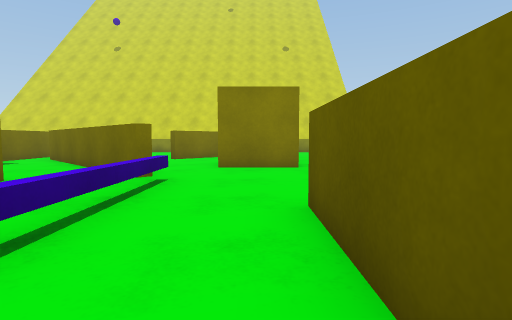
[1] (above)

17 first-person views from a walk through a 3-D level made in the Unity game engine. The camera is 0.72 m above the floor, tilts 4° down and sees 80° across. The floor is counted in squares, 1 m on a side. Each view is taken from the middle of a square. On the plan, view 1 faces up. The plan holds only what a view shows up to about 10 squares ahead; the rest is blank. The place goes on beyond the plan. The player is left out.

[2]
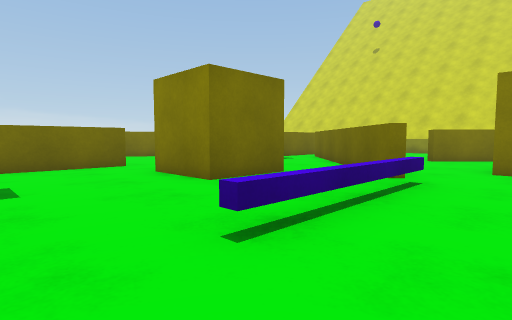

[3]
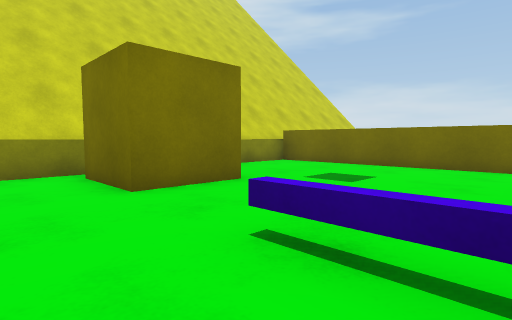

[4]
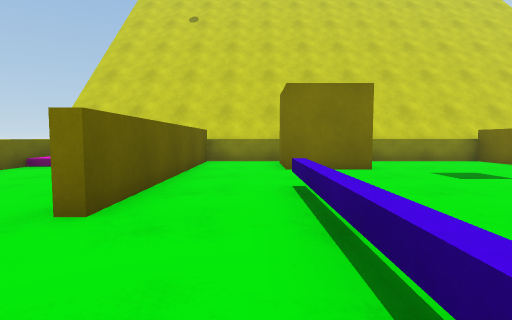

[5]
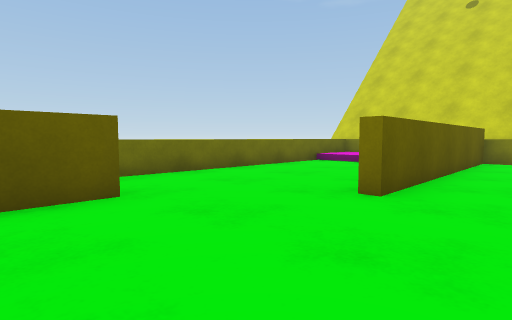

[6]
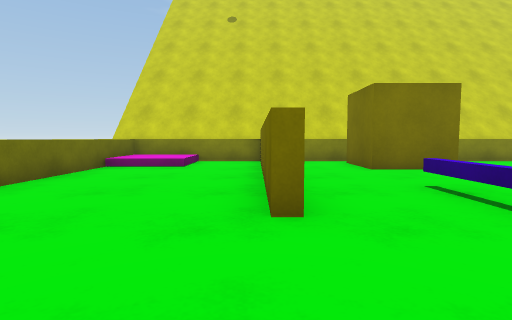

[7]
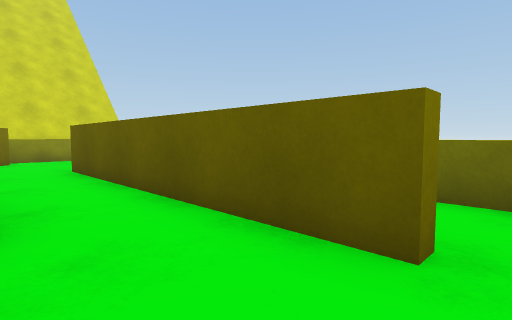

[8]
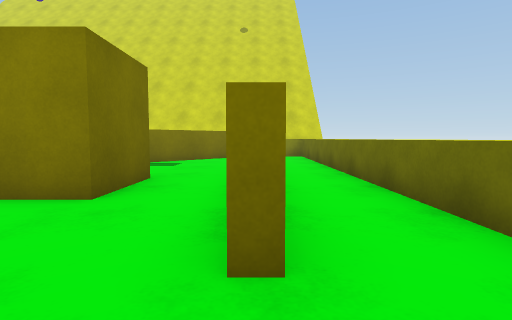

[9]
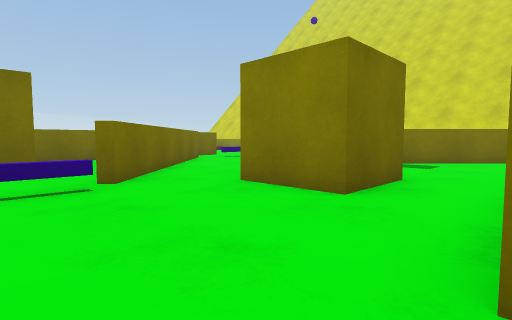

[10]
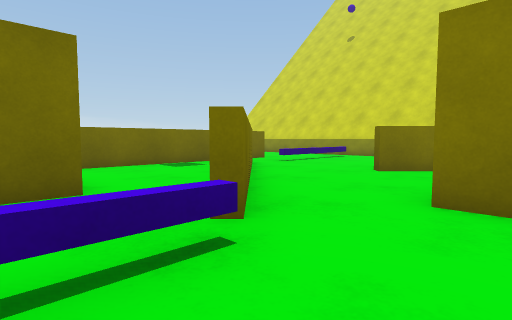

[11]
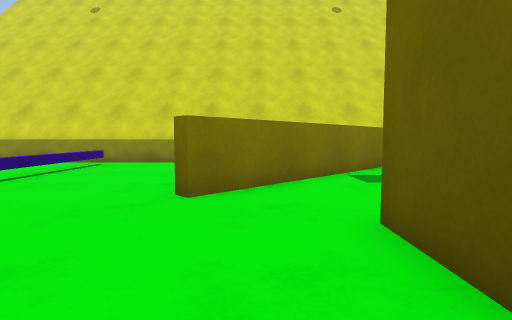

[12]
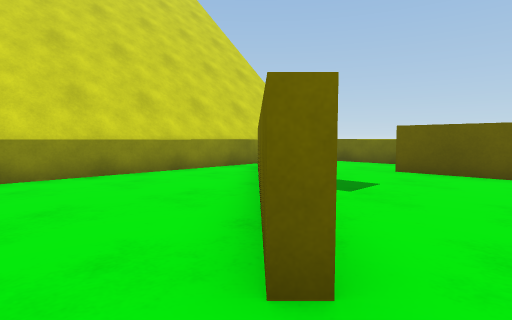

[13]
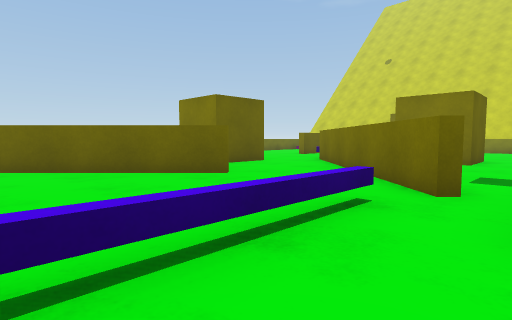

[14]
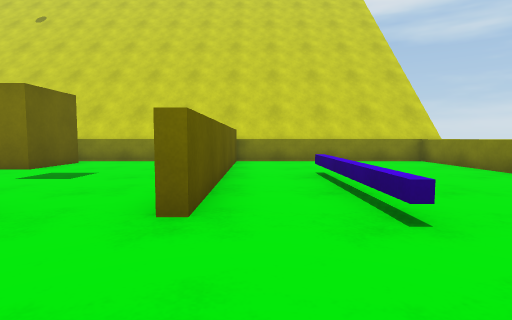

[15]
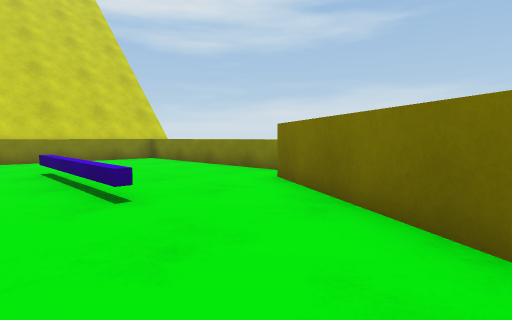

[16]
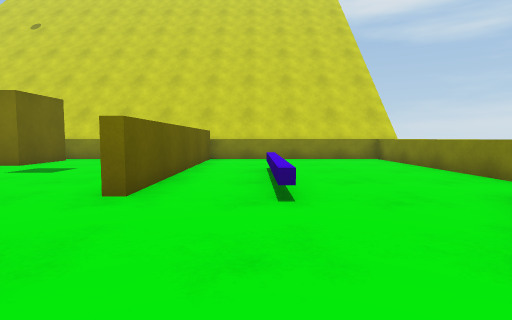

[17]
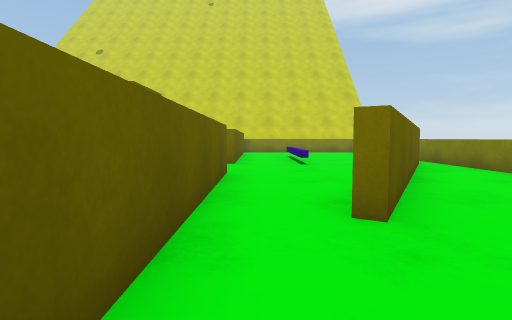

### Floor plan
Key: @ floor where view 1 was taken; # wall or solid block; . floor; = window, fence, low wall or low ledge; ^ raised ledge; C yellow cube.
Columns run from 15 left of view 1 to 6 right of it. Each row starts with its distance up from view 1.
 17      ###############
 16        ..........^..
 15        ..=......##..^
 14        ..=.....##...^
 13        ..=....##....^
 12       . .=...##...#.^
 11      ..##...##....#.^^
 10     ...###........#.^
  9    .##.#.##...CCC.#.^
  8   ..#..#..##..CCC.#.^
  7   .##..#...##.....#.^
  6 ^..#...#....##....#.^
  5 ^.##.....CC..=......^
  4  ^#......CC..=......^
  3  ^...=.#.CC..=..#...^^
  2 ^....=.#.....=..#...^
  1 ^....=.#........#...^
  0 ^....=.#.......@#...^
 -1 ^......#....CC..#...^^
 -2 ^......#....CC..#.^^^
 -3 ^......#....CC..#.^^^
 -4  ^^^^^^^^^^^^^^^^^^^^

Where each view was taken, in squares from view 1:
view 1: 0 up, 0 right, facing up
view 2: 0 up, 0 right, facing up-left
view 3: 3 up, 0 right, facing down-left
view 4: 6 up, 1 left, facing down
view 5: 7 up, 1 left, facing down-right
view 6: 6 up, 1 right, facing down
view 7: 5 up, 1 right, facing up-right
view 8: 4 up, 3 right, facing up
view 9: 4 up, 3 right, facing up-left
view 10: 4 up, 0 right, facing up-left
view 11: 7 up, 2 left, facing up
view 12: 10 up, 4 left, facing up-right
view 13: 15 up, 8 left, facing down-right
view 14: 6 up, 9 left, facing down
view 15: 7 up, 9 left, facing down-left
view 16: 7 up, 10 left, facing down
view 17: 12 up, 9 left, facing down
